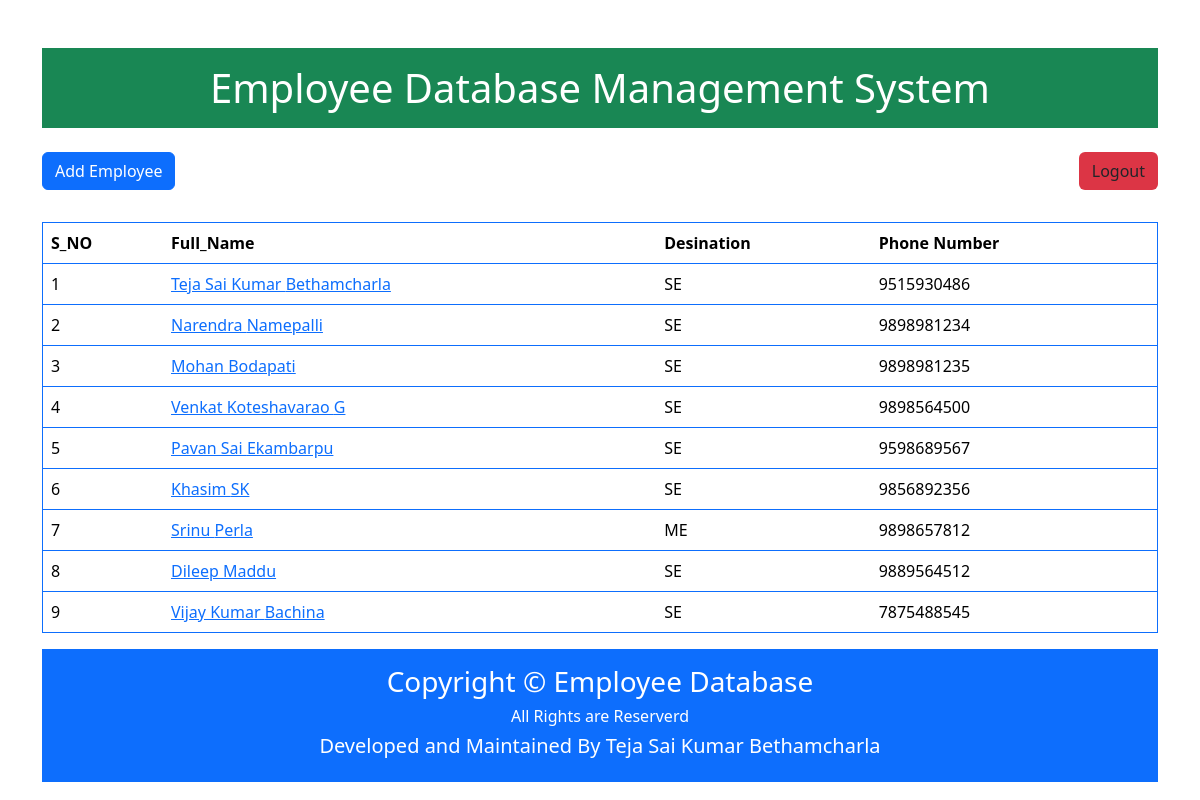
Screenshot of / (signed in) with the database file from the repository.
### app/models.py (models this page shows)
class Employee(models.Model):
    First_name=models.CharField(max_length=100)
    Last_name=models.CharField(max_length=100)
    Photo=models.ImageField(upload_to='employee_photos/')
    Designation=models.CharField(max_length=100)
    Email_address=models.CharField(max_length=100,unique=True)
    Phone_number=models.CharField(max_length=15,unique=True)

### app/views.py (the view)
# urls.py: 2. Add a URL to urlpatterns:  path('', views.home, name='home')
@login_required
def home(request):
    emp=Employee.objects.all()
    return render(request,'app/home.html',{'emp':emp})

### app/templates/app/home.html (shortened to what this page needs)
<!DOCTYPE html>
<html lang="en">
<head>
    <link href="https://cdn.jsdelivr.net/npm/bootstrap@5.3.7/dist/css/bootstrap.min.css" rel="stylesheet">
</head>
<body>
    <div class="container mt-5">
        <h1 class="text-center bg-success p-3 text-white mb-4">Employee Database Management System</h1>
        <div class="d-flex justify-content-between align-items-center mb-3">
        <a href="{% url "add_employee" %}" class="btn btn-primary mb-3">Add Employee</a>
    <form method="post" action="{% url "logout" %}" style="margin:0;">
        <button type="submit" class="btn btn bg-danger mb-3">Logout</button>
    </form>
</div>
    <table class="table table-hover border border-primary">
        <thead>
            <tr>
                <th>S_NO</th>
                <th>Full_Name</th>
                <th>Desination</th>
                <th>Phone Number</th>
            </tr>
        </thead>
        <tbody>
            {% for x in emp %}
            <tr>
                <td>{{forloop.counter}}</td>
                <td><a href="{% url 'emp_detail' x.id %}">{{x.First_name}} {{x.Last_name}}</a></td>
                <td>{{x.Designation}}</td>
                <td>{{x.Phone_number}}</td>
            </tr>
            {% endfor %}
        </tbody>
    </table>
<div>
    <footer class="text-center bg-primary p-3 text-white ">
        <h3>Copyright &copy; Employee Database</h3>
        <h6>All Rights are Reserverd<h6>
        <h5>Developed and Maintained By Teja Sai Kumar Bethamcharla</h5>
    </footer>
</div>
</div>
</body>
</html>

### rows the page displays
Employee: First_name "Teja Sai Kumar", Last_name "Bethamcharla", Designation "SE", Phone_number "9515930486"
Employee: First_name "Narendra", Last_name "Namepalli", Designation "SE", Phone_number "9898981234"
Employee: First_name "Mohan", Last_name "Bodapati", Designation "SE", Phone_number "9898981235"
Employee: First_name "Venkat Koteshavarao", Last_name "G", Designation "SE", Phone_number "9898564500"
Employee: First_name "Pavan Sai", Last_name "Ekambarpu", Designation "SE", Phone_number "9598689567"
Employee: First_name "Khasim", Last_name "SK", Designation "SE", Phone_number "9856892356"
Employee: First_name "Srinu", Last_name "Perla", Designation "ME", Phone_number "9898657812"
Employee: First_name "Dileep", Last_name "Maddu", Designation "SE", Phone_number "9889564512"
Employee: First_name "Vijay Kumar", Last_name "Bachina", Designation "SE", Phone_number "7875488545"
